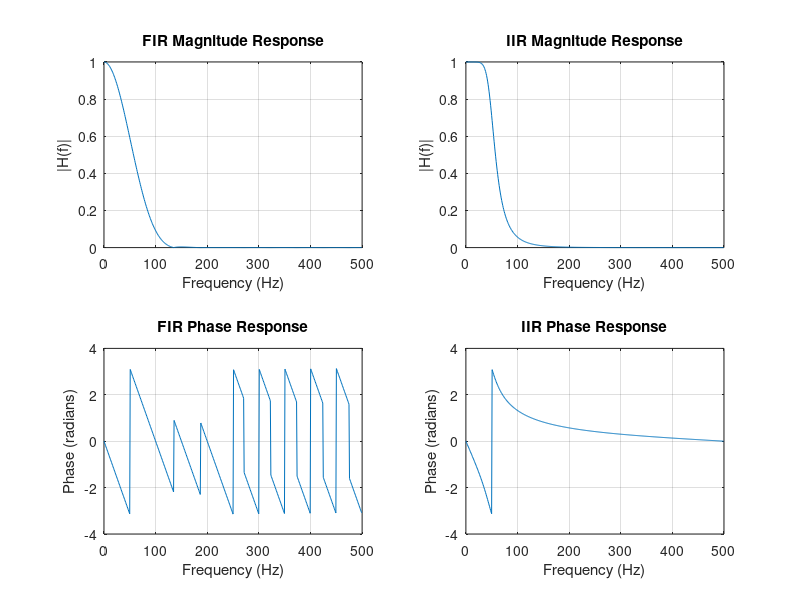

The MATLAB script that drew this image:
fs = 1000;

fir_order = 20;
fc = 50;
b_fir = fir1(fir_order, fc/(fs/2));

iir_order = 4;
[b_iir, a_iir] = butter(iir_order, fc/(fs/2), 'low');

[h_fir, f_fir] = freqz(b_fir, 1, 512, fs);
[h_iir, f_iir] = freqz(b_iir, a_iir, 512, fs);

subplot(2,2,1)
plot(f_fir, abs(h_fir))
grid on
title('FIR Magnitude Response')
xlabel('Frequency (Hz)')
ylabel('|H(f)|')

subplot(2,2,2)
plot(f_iir, abs(h_iir))
grid on
title('IIR Magnitude Response')
xlabel('Frequency (Hz)')
ylabel('|H(f)|')

subplot(2,2,3)
plot(f_fir, angle(h_fir))
grid on
title('FIR Phase Response')
xlabel('Frequency (Hz)')
ylabel('Phase (radians)')

subplot(2,2,4)
plot(f_iir, angle(h_iir))
grid on
title('IIR Phase Response')
xlabel('Frequency (Hz)')
ylabel('Phase (radians)')

disp('IIR Filter Poles:')
disp(roots(a_iir))
disp('All pole magnitudes < 1 means stable:')
disp(abs(roots(a_iir)))
